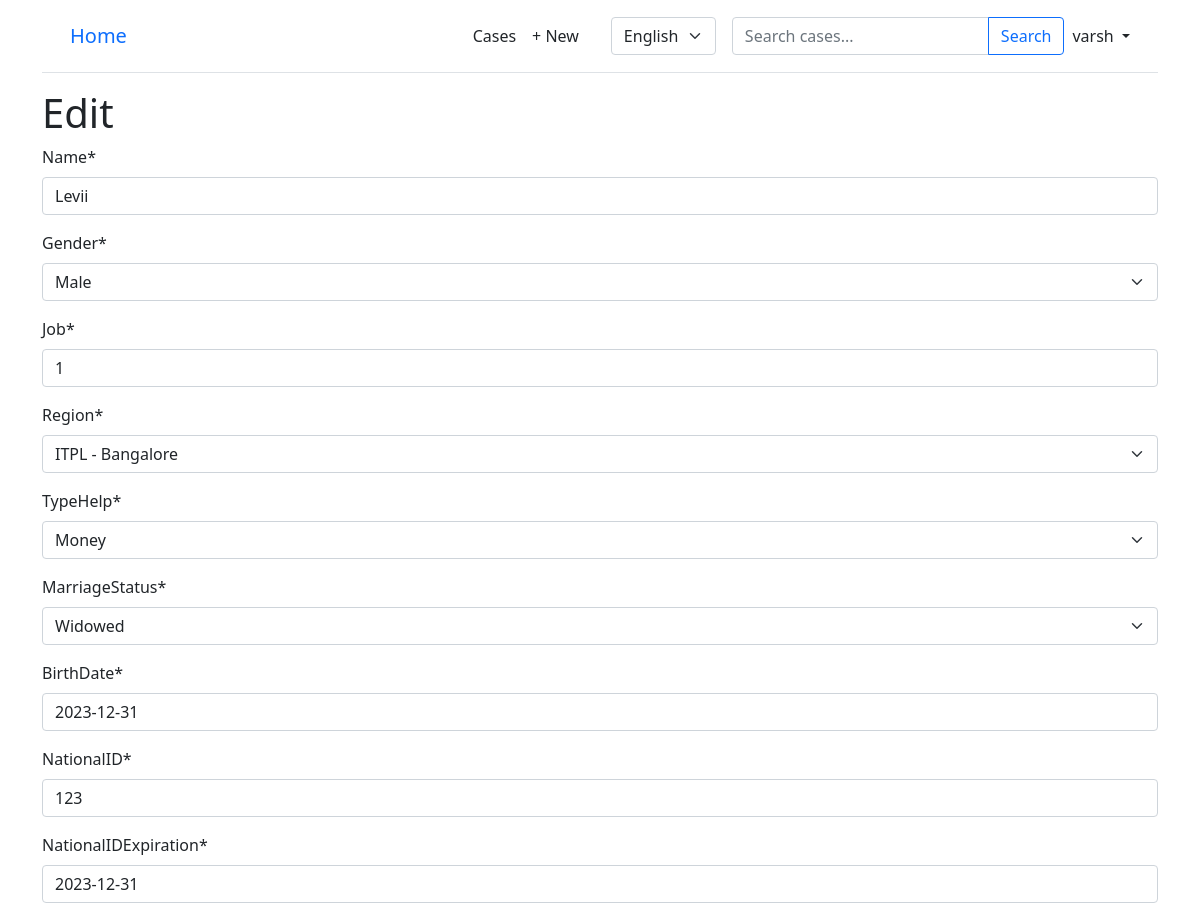
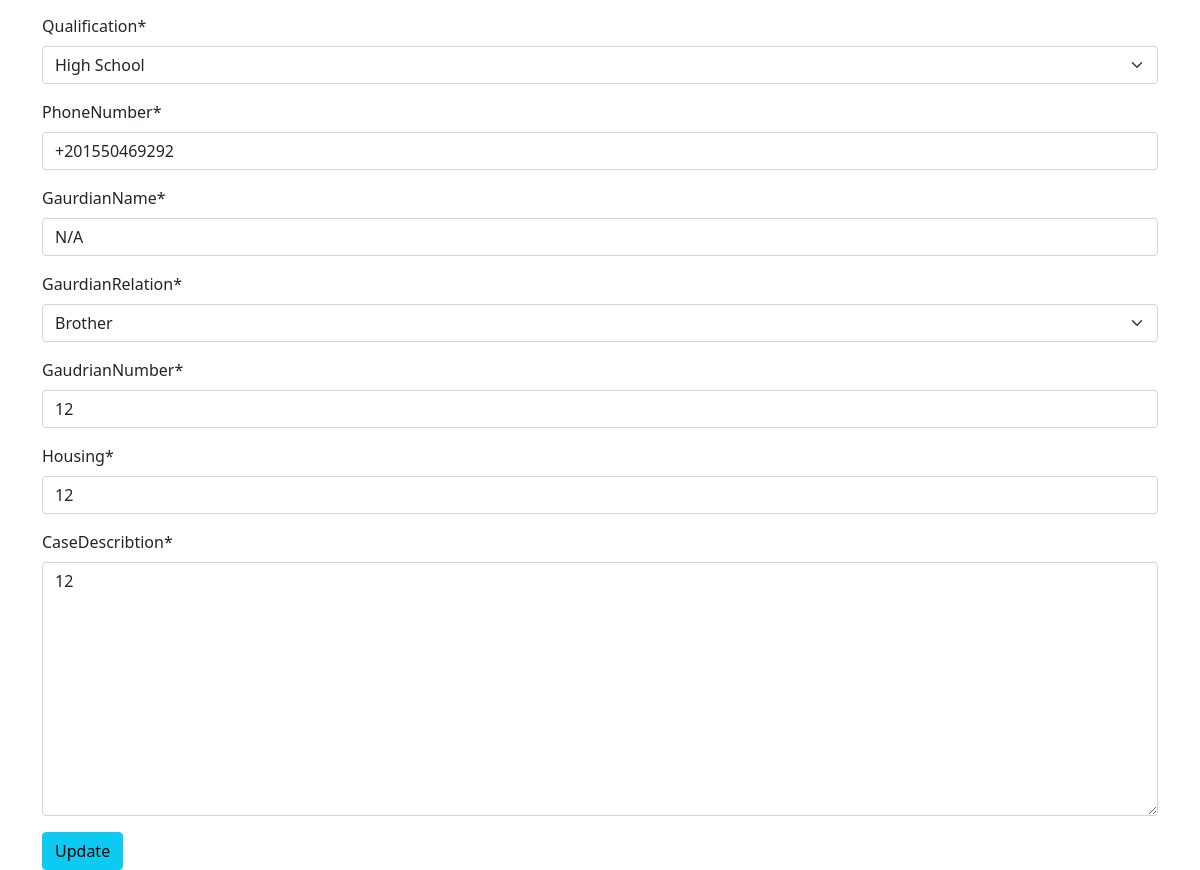
The page /cases/6/edit/ (signed in) on the database its author committed (2 pictures, top to bottom).
### accounts/models.py (models this page shows)
class CustomUser(AbstractUser):
    age = models.PositiveBigIntegerField(null = True, blank=True)

### cases/models.py (models this page shows, shortened)
class Case(models.Model):
    author = models.ForeignKey(
        settings.AUTH_USER_MODEL,
        on_delete=models.CASCADE,
    )
    addDate = models.DateTimeField(
        auto_now_add=True,
    )
    name = models.CharField(max_length=255)
    gender = models.CharField(max_length=2, choices=GENDERS)
    job = models.CharField(max_length=150)
    region = models.ForeignKey(Regions, on_delete=models.SET_NULL, null=True)
    typeHelp = models.ForeignKey(TypeHelp, on_delete=models.SET_NULL, null=True)
    marriageStatus = models.CharField(max_length=2, choices=MARRIAGE_STATUS)
    birthDate = models.DateField()
    nationalID = models.CharField(max_length=14)
    nationalIDExpiration = models.DateField()
    qualification = models.CharField(max_length=2, choices=QUALIFICATIONS)
    phoneNumber = models.CharField(max_length=150)
    gaurdianName = models.CharField(max_length=255)
    gaurdianRelation = models.CharField(max_length=2, choices=GAURDIAN_RELATIONS)
    gaudrianNumber = models.CharField(max_length=150)
    housing = models.CharField(max_length=255)
    caseDescribtion = models.TextField()

class Regions(models.Model):
    region = models.CharField(max_length=50)
    city = models.CharField(max_length=50)
    def __str__(self):
        return f"{self.region} - {self.city}"

class TypeHelp(models.Model):
    typeHelp = models.CharField(max_length=50)
    def __str__(self):
        return f"{self.typeHelp}"

### cases/views.py (the view)
# urls.py: path("<int:pk>/edit/", CaseUpdateView.as_view(), name="case_edit"),
class CaseUpdateView(LoginRequiredMixin, UpdateView):
    model = Case
    fields = (
        "name",
        "gender",
        "job",
        "region",
        "typeHelp",
        "marriageStatus",
        "birthDate",
        "nationalID",
        "nationalIDExpiration",
        "qualification",
        "phoneNumber",
        "gaurdianName",
        "gaurdianRelation",
        "gaudrianNumber",
        "housing",
        "caseDescribtion",
    )
    template_name = "case_edit.html"

### templates/case_edit.html
{% extends 'base.html' %}
{% load crispy_forms_tags %}
{% block content %}
<h1>Edit</h1>
<form action="" method="post"> {% csrf_token %}
    {{form|crispy}}
    <button class="btn btn-info ml-2" type="submit">Update</button>
</form>
{% endblock content %}

### templates/base.html (shortened to what this page needs)
<!DOCTYPE html>
{% load static %}
{% load i18n %}
<html>
<head>
  <link href="https://cdn.jsdelivr.net/npm/bootstrap@5.1.3/dist/css/bootstrap.min.css" rel="stylesheet"
>
  <link href="{% static 'css/base.css' %}" rel="stylesheet">
</head>
<body>
  <div class="container">
<header class="p-3 mb-3 border-bottom">
    <div class="container">
        <div class="d-flex flex-wrap align-items-center justify-content-between">
            <a class="navbar-brand" href="{% url 'home' %}">{% trans "Home" %}</a>
            <div class="d-flex align-items-center">
                <ul class="nav me-3">
                    {% if user.is_authenticated %}
                    <li><a href="{% url 'case_list'%}" class="nav-link px-2 link-dark">{% trans "Cases" %}</a></li>
                    <li><a href="{% url 'case_new' %}" class="nav-link px-2 link-dark">{% trans "+ New" %}</a></li>
                    {% endif %}
                </ul>
                <form method="POST" action="{% url 'set_language' %}">
                <div class="input-group px-2">
                <select name="language" class="form-select" onchange="this.form.submit()">
                    {% get_current_language as current_language %}
                    {% get_available_languages as available_languages %}
                    {% for lang_code, lang_name in available_languages %}
                    <option value="{{ lang_code }}" {% if lang_code == current_language %}selected{% endif %}>
                        {{ lang_name }}
                    </option>
                    {% endfor %}
                </select>
                </div>
                </form>
                {% if user.is_authenticated %}
                <form class="form-inline px-2" method="GET" action="{% url 'case_search' %}">
                    <div class="input-group">
                        <input class="form-control" type="search" name="query" placeholder="Search cases..."
                            aria-label="Search">
                        <button class="btn btn-outline-primary" type="submit">{% trans "Search" %}</button>
                    </div>
                </form>
                {% endif %}
                <div class="dropdown">
                    {% if user.is_authenticated %}
                    <a href="#" class="d-block link-dark text-decoration-none dropdown-toggle" id="dropdownUser1"
                        data-bs-toggle="dropdown" aria-expanded="false">
                        {{ user.username }}
                    </a>
                    {% else %}
                    <a href="{% url 'login' %}" class="btn btn-outline-primary me-2">{% trans "Log In" %}</a>
                    <a href="{% url 'signup' %}" class="btn btn-primary">{% trans "Sign Up" %}</a>
                    {% endif %}
                </div>
            </div>
        </div>
    </div>
</header>
    <main>
      {% block content %}
      {% endblock content %}
    </main>
  </div>
</body>
</html>

### static/css/base.css (style rules this page uses)
html, body { height: 100%; }

### rows shown on the page
CustomUser: username "varsh"
Case: name "Levii", gender "Male", job "1", marriageStatus "Widowed", birthDate "2023-12-31", nationalID "123", nationalIDExpiration "2023-12-31", qualification "High School", phoneNumber "+201550469292", gaurdianName "N/A", gaurdianRelation "Brother", gaudrianNumber "12", housing "12", caseDescribtion "12"
Regions: region "ITPL - Bangalore"
TypeHelp: typeHelp "Money"

### other values the page prints
form field language "English"
